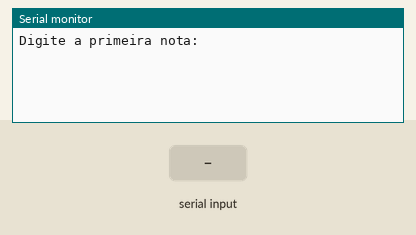
Simulated run of this sketch. Board: Arduino Uno, built with avr-gcc and run on an emulated ATmega328P. Shown: the last lines printed to the serial monitor. The inputs (shaded band) are chosen by the test bench.

Above: at 1.2 s.
1.3 s: "90,45,200\n" received over Serial
At 2.7 s:
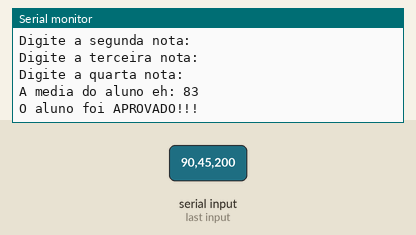
2.8 s: "30,150,10\n" received over Serial
At 5.2 s:
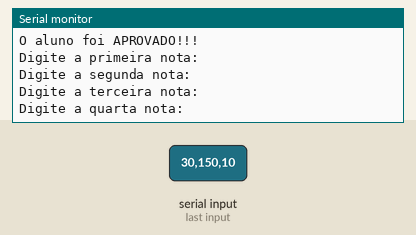

Measured:
- after the input at 1.3 s, the serial monitor: prints a new line at once (image 1)

The sketch:

exerc_cios_151.ino
```cpp
/*

Faça um programa que receba 4 notas de um aluno, calcule e imprima a média
aritmética das notas e a mensagem de APROVADO para média superior ou igual a
7,0 RECUPERAÇÃO para notas entre 5.0 e 7,0 ou a mensagem de REPROVADO
para média inferior a 5,0.

*/
//Variaveis
int n1, n2, n3, n4, media;

void setup()
{
  Serial.begin(9600);
}

void loop()
{
  Serial.println ("Digite a primeira nota: ");//pergunta
  while(! Serial.available() );//espera o usuario digitar/dar um <Enter>
  n1 = Serial.parseInt();//resposta do usario

  Serial.println ("Digite a segunda nota: ");//pergunta
  while(! Serial.available() );//espera o usuario digitar/dar um <Enter>
  n2 = Serial.parseInt();//resposta do usario

  Serial.println ("Digite a terceira nota: ");//pergunta
  while(! Serial.available() );//espera o usuario digitar/dar um <Enter>
  n3 = Serial.parseInt();//resposta do usario

  Serial.println ("Digite a quarta nota: ");//pergunta
  while(! Serial.available() );//espera o usuario digitar/dar um <Enter>
  n4 = Serial.parseInt();//resposta do usario

  media = (n1 + n2 + n3 + n4) /4;

  Serial.println();

    if (media >= 7){
    Serial.println ("A media do aluno eh: " + String (media) );
    Serial.println ("O aluno foi APROVADO!!!");
  } else if (media >= 5 && media < 7){
    Serial.println ("A media do aluno eh: " + String (media) );
    Serial.println ("O aluno esta de RECUPERACAO!!");
  } else if (media < 5){
    Serial.println ("A media do aluno eh: " + String (media) );
    Serial.println ("O aluno esta REPORVADO!");
  }
  Serial.println();

  delay(2000);
}
```
